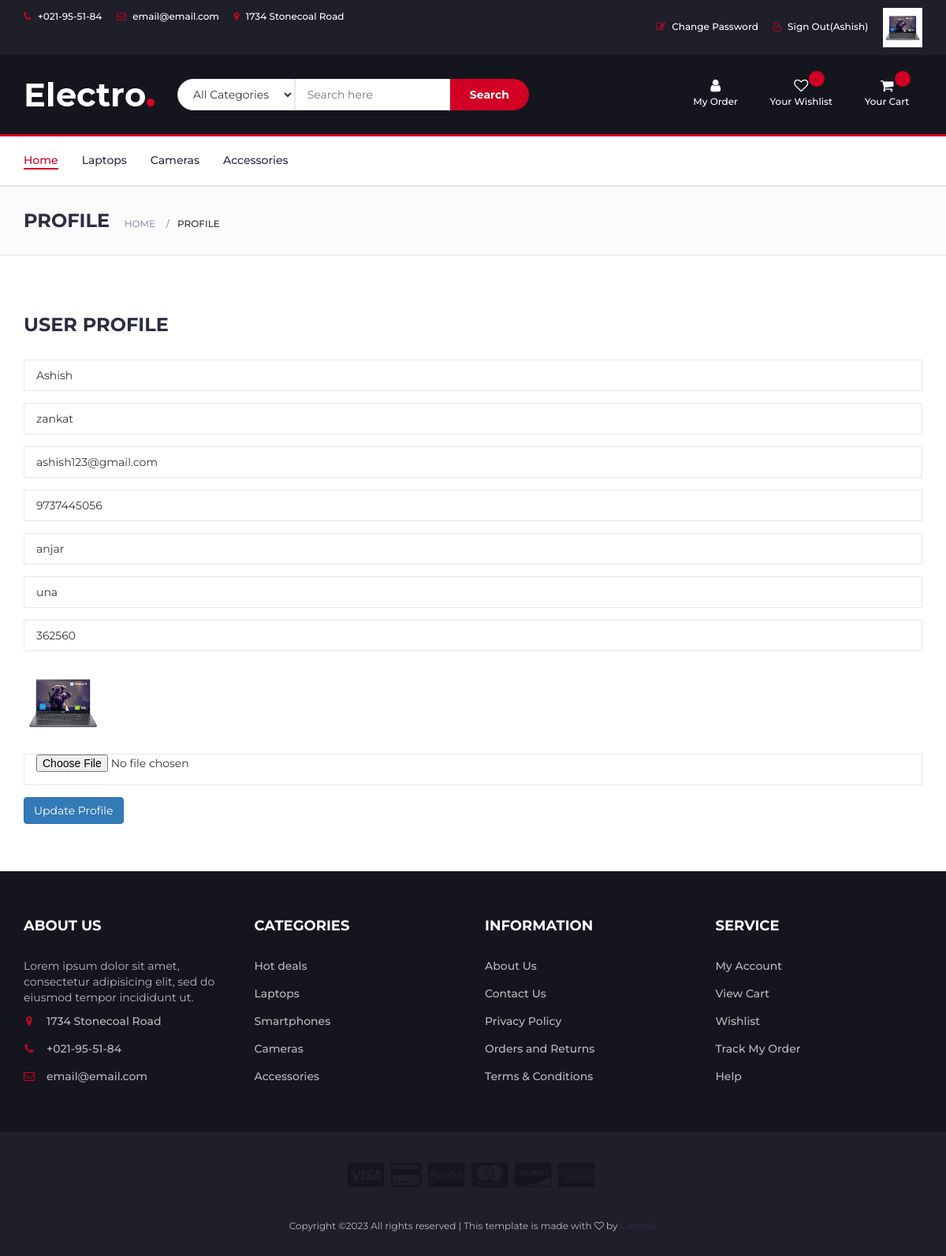
The page /profile/ (signed in) on the database its author committed.
### myapp/models.py (models this page shows, shortened)
class User(models.Model):
	fname=models.CharField(max_length=100)
	lname=models.CharField(max_length=100)
	email=models.EmailField()
	mobile=models.PositiveIntegerField()
	address=models.TextField()
	city=models.CharField(max_length=100)
	zipcode=models.PositiveIntegerField()
	password=models.CharField(max_length=100)
	profile_pic=models.ImageField(upload_to="profile_pic",default="")
	usertype=models.CharField(max_length=100,default="buyer")

### myapp/views.py (the view)
# urls.py: path('profile/',views.profile,name='profile'),
def profile(request):
	user=User.objects.get(email=request.session['email'])
	if request.method=="POST":
		user.fname=request.POST['fname']
		user.lname=request.POST['lname']
		user.mobile=request.POST['mobile']
		user.address=request.POST['address']
		user.city=request.POST['city']
		user.zipcode=request.POST['zipcode']
		try:
			user.profile_pic=request.FILES['profile_pic']
		except:
			pass
		user.save()
		request.session['profile_pic']=user.profile_pic.url
		msg="Profile Update Successfully"
		if user.usertype=='buyer':
			carts=Cart.objects.filter(user=user,payment_status=False)
			return render(request,'profile.html',{'user':user,'msg':msg,'carts':carts})
		else:
			return render(request,'seller-profile.html',{'user':user,'msg':msg,})
	else:
		if user.usertype=="buyer":
			carts=Cart.objects.filter(user=user,payment_status=False)
			return render(request,'profile.html',{'user':user,'carts':carts})
		else:
			return render(request,'seller-profile.html',{'user':user})

### myapp/templates/profile.html (shortened to what this page needs)
{% extends 'header.html' %}
{% load static %}
{% block content %}
<!DOCTYPE html>
<html lang="en">
	<head>
    </head>
	<body>
		<div id="breadcrumb" class="section">
			<div class="container">
				<div class="row">
					<div class="col-md-12">
						<h3 class="breadcrumb-header">Profile</h3>
						<ul class="breadcrumb-tree">
							<li><a href="#">Home</a></li>
							<li class="active">Profile</li>
						</ul>
					</div>
				</div>
			</div>
		</div>
		<div class="section">
			<div class="container">
				<div class="row">
					<div class="col-md-12">
						<div class="billing-details">
							<div class="section-title">
								<h3 class="title">User Profile</h3>
							</div>
							<form name="signup" method="post" action="{% url 'profile' %}" enctype="multipart/form-data">
							<div class="form-group">
								<input class="input" type="text" name="fname" value="{{user.fname}}">
							</div>
							<div class="form-group">
								<input class="input" type="text"  value="{{user.lname}}" name="lname">
							</div>
							<div class="form-group">
								<input class="input" type="email" readonly value="{{user.email}}" name="email">
							</div>
							<div class="form-group">
								<input class="input" type="text" name="mobile"  value="{{user.mobile}}">
							</div>
							<div class="form-group">
								<input class="input" type="text" name="address"  value="{{user.address}}">
							</div>
							<div class="form-group">
								<input class="input" type="text" name="city" value="{{user.city}}">
							</div>
							<div class="form-group">
								<input class="input" type="text" name="zipcode" value="{{user.zipcode}}">
							</div>
							<div class="form-group">
								<img src="{{user.profile_pic.url}}" width="100px" height="100px">
							</div>
							<div class="form-group">
								<input class="input" type="file" name="profile_pic">
							</div>
							<div class="form-group">
								<input class="btn btn-primary" type="submit" value="Update Profile">
							</div>
							</form>
						</div>
					</div>
				</div>
			</div>
		</div>
	</body>
</html>
{% endblock %}

### myapp/templates/header.html (shortened to what this page needs)
{% load static %}
<!DOCTYPE html>
<html lang="en">
	<head>
		<link type="text/css" rel="stylesheet" href="{% static 'css/bootstrap.min.css' %}"/>
		<link type="text/css" rel="stylesheet" href="{% static 'css/slick.css' %}"/>
		<link type="text/css" rel="stylesheet" href="{% static 'css/slick-theme.css' %}"/>
		<link type="text/css" rel="stylesheet" href="{% static 'css/nouislider.min.css' %}"/>
		<link rel="stylesheet" href="{% static 'css/font-awesome.min.css' %}">
		<link type="text/css" rel="stylesheet" href="{% static 'css/style.css' %}"/>
    </head>
	<body>
		<header>
			<div id="top-header">
				<div class="container">
					<ul class="header-links pull-left">
						<li><a href="#"><i class="fa fa-phone"></i> +021-95-51-84</a></li>
						<li><a href="#"><i class="fa fa-envelope-o"></i> email@email.com</a></li>
						<li><a href="#"><i class="fa fa-map-marker"></i> 1734 Stonecoal Road</a></li>
					</ul>
					<ul class="header-links pull-right">
						{% if request.session.email %}
							<li><a href="{% url 'change-password' %}"><i class="fa fa-edit"></i> Change Password</a></li>
							<li><a href="{% url 'signout' %}"><i class="fa fa-user-o"></i> Sign Out({{request.session.fname}})</a></li>
							<li><a href="{% url 'profile' %}"><img src="{{request.session.profile_pic}}" width="50px" height="50px"></a></li>
						{% else %}
							<li><a href="{% url 'signup' %}"><i class="fa fa-user-o"></i> Sign Up</a></li>
							<li><a href="{% url 'signin' %}"><i class="fa fa-user-o"></i> Sign In</a></li>
						{% endif %}
					</ul>
				</div>
			</div>
			<div id="header">
				<div class="container">
					<div class="row">
						<div class="col-md-2">
							<div class="header-logo">
								<a href="/" class="logo">
									<img src="{% static './img/logo.png' %}" alt="">
								</a>
							</div>
						</div>
						<div class="col-md-5">
							<div class="header-search">
								<form>
									<select class="input-select">
										<option value="0">All Categories</option>
									</select>
									<input class="input" placeholder="Search here">
									<button class="search-btn">Search</button>
								</form>
							</div>
						</div>
						{% if request.session.email %}
						<div class="col-md-5 clearfix">
							<div class="header-ctn">
								<div>
									<a href="{% url 'myorder' %}">
										<i class="fa fa-user"></i>
										<span>My Order</span>
									</a>
								</div>
								<div>
									<a href="{% url 'wishlist' %}">
										<i class="fa fa-heart-o"></i>
										<span>Your Wishlist</span>
										<div class="qty">{{request.session.wishlist_count}}</div>
									</a>
								</div>
								<div class="dropdown">
									<a class="dropdown-toggle" data-toggle="dropdown" aria-expanded="true" href="{% url 'cart' %}">
										<i class="fa fa-shopping-cart"></i>
										<span>Your Cart</span>
										<div class="qty">{{request.session.cart_count}}</div>
									</a>
								</div>
							</div>
						</div>
								{% endif %}
					</div>
				</div>
			</div>
		</header>
		<nav id="navigation">
			<div class="container">
				<div id="responsive-nav">
					<ul class="main-nav nav navbar-nav">
						<li class="active"><a href="/">Home</a></li>
						<li><a href="{% url 'laptops' %}">Laptops</a></li>
						<li><a href="{% url 'camera' %}">Cameras</a></li>
						<li><a href="{% url 'Accessories' %}">Accessories</a></li>
					</ul>
				</div>
			</div>
		</nav>
        {% block content %}
		{% endblock %}
		<footer id="footer">
			<div class="section">
				<div class="container">
					<div class="row">
						<div class="col-md-3 col-xs-6">
							<div class="footer">
								<h3 class="footer-title">About Us</h3>
								<p>Lorem ipsum dolor sit amet, consectetur adipisicing elit, sed do eiusmod tempor incididunt ut.</p>
								<ul class="footer-links">
									<li><a href="#"><i class="fa fa-map-marker"></i>1734 Stonecoal Road</a></li>
									<li><a href="#"><i class="fa fa-phone"></i>+021-95-51-84</a></li>
									<li><a href="#"><i class="fa fa-envelope-o"></i>email@email.com</a></li>
								</ul>
							</div>
						</div>
						<div class="col-md-3 col-xs-6">
							<div class="footer">
								<h3 class="footer-title">Categories</h3>
								<ul class="footer-links">
									<li><a href="#">Hot deals</a></li>
									<li><a href="#">Laptops</a></li>
									<li><a href="#">Smartphones</a></li>
									<li><a href="#">Cameras</a></li>
									<li><a href="#">Accessories</a></li>
								</ul>
							</div>
						</div>
						<div class="col-md-3 col-xs-6">
							<div class="footer">
								<h3 class="footer-title">Information</h3>
								<ul class="footer-links">
									<li><a href="#">About Us</a></li>
									<li><a href="#">Contact Us</a></li>
									<li><a href="#">Privacy Policy</a></li>
									<li><a href="#">Orders and Returns</a></li>
									<li><a href="#">Terms & Conditions</a></li>
								</ul>
							</div>
						</div>
						<div class="col-md-3 col-xs-6">
							<div class="footer">
								<h3 class="footer-title">Service</h3>
								<ul class="footer-links">
									<li><a href="#">My Account</a></li>
									<li><a href="#">View Cart</a></li>
									<li><a href="#">Wishlist</a></li>
									<li><a href="#">Track My Order</a></li>
									<li><a href="#">Help</a></li>
								</ul>
							</div>
						</div>
					</div>
				</div>
			</div>
			<div id="bottom-footer" class="section">
				<div class="container">
					<div class="row">
						<div class="col-md-12 text-center">
							<ul class="footer-payments">
								<li><a href="#"><i class="fa fa-cc-visa"></i></a></li>
								<li><a href="#"><i class="fa fa-credit-card"></i></a></li>
								<li><a href="#"><i class="fa fa-cc-paypal"></i></a></li>
								<li><a href="#"><i class="fa fa-cc-mastercard"></i></a></li>
								<li><a href="#"><i class="fa fa-cc-discover"></i></a></li>
								<li><a href="#"><i class="fa fa-cc-amex"></i></a></li>
							</ul>
							<span class="copyright">
								Copyright &copy;<script>document.write(new Date().getFullYear());</script> All rights reserved | This template is made with <i class="fa fa-heart-o" aria-hidden="true"></i> by <a href="https://colorlib.com" target="_blank">Colorlib</a>
							</span>
						</div>
					</div>
				</div>
			</div>
		</footer>
	</body>
</html>

### myapp/static/css/style.css (style rules this page uses)
body { font-family: 'Montserrat', sans-serif; font-weight: 400; color: #333; }
h1, h2, h3, h4, h5, h6 { color: #2B2D42; font-weight: 700; margin: 0 0 10px; }
a { color: #2B2D42; font-weight: 500; -webkit-transition: 0.2s color; transition: 0.2s color; }
ul, ol { margin: 0; padding: 0; list-style: none }
.input { height: 40px; padding: 0px 15px; border: 1px solid #E4E7ED; background-color: #FFF; width: 100%; }
.input-select { padding: 0px 15px; background: #FFF; border: 1px solid #E4E7ED; height: 40px; }
.section { padding-top: 30px; padding-bottom: 30px; }
.section-title { position: relative; margin-bottom: 30px; margin-top: 15px; }
.section-title .title { display: inline-block; text-transform: uppercase; margin: 0px; }
#breadcrumb { padding: 30px 0px; background: #FBFBFC; border-bottom: 1px solid #E4E7ED; margin-bottom: 30px; }
#breadcrumb .breadcrumb-header { display: inline-block; margin-top: 0px; margin-bottom: 0px; margin-right: 15px; text-transform: uppercase; }
#breadcrumb .breadcrumb-tree { display: inline-block; }
#breadcrumb .breadcrumb-tree li { display: inline-block; font-size: 12px; font-weight: 500; text-transform: uppercase; }
#breadcrumb .breadcrumb-tree li+li { margin-left: 10px; }
#breadcrumb .breadcrumb-tree li+li:before { content: '/'; display: inline-block; color: #8D99AE; margin-right: 10px; }
#breadcrumb .breadcrumb-tree li a { color: #8D99AE; }
#top-header { padding-top: 10px; padding-bottom: 10px; background-color: #1E1F29; }
.header-links li { display: inline-block; margin-right: 15px; font-size: 12px; }
.header-links li:last-child { margin-right: 0px; }
.header-links li a { color: #FFF; }
.header-links li i { color: #D10024; margin-right: 5px; }
#header { padding-top: 15px; padding-bottom: 15px; background-color: #15161D; }
.header-logo { float: left; }
.header-logo .logo img { display: block; }
.header-search { padding: 15px 0px; }
.header-search form { position: relative; }
.header-search form .input-select { margin-right: -4px; border-radius: 40px 0px 0px 40px; }
.header-search form .input { width: calc(100% - 260px); margin-right: -4px; }
.header-search form .search-btn { height: 40px; width: 100px; background: #D10024; color: #FFF; font-weight: 700; border: none; border-radius: 0px 40px 40px 0px; }
.header-ctn { float: right; padding: 15px 0px; }
.header-ctn>div { display: inline-block; }
.header-ctn>div+div { margin-left: 15px; }
.header-ctn>div>a { display: block; position: relative; width: 90px; text-align: center; color: #FFF; }
.header-ctn>div>a>i { display: block; font-size: 18px; }
.header-ctn>div>a>span { font-size: 12px; }
.header-ctn>div>a>.qty { position: absolute; right: 15px; top: -10px; width: 20px; height: 20px; line-height: 20px; text-align: center; border-radius: 50%; font-size: 10px; color: #FFF; background-color: #D10024; }
#navigation { background: #FFF; border-bottom: 2px solid #E4E7ED; border-top: 3px solid #D10024; }
.main-nav>li+li { margin-left: 30px }
.main-nav>li>a { padding: 20px 0px; }
.main-nav>li>a:hover, .main-nav>li>a:focus, .main-nav>li.active>a { color: #D10024; background-color: transparent; }
.main-nav>li>a:after { content: ""; display: block; width: 0%; height: 2px; background-color: #D10024; -webkit-transition: 0.2s all; transition: 0.2s all; }
.main-nav>li>a:hover:after, .main-nav>li>a:focus:after, .main-nav>li.active>a:after { width: 100%; }
.billing-details { margin-bottom: 30px; }
#footer { background: #15161D; color: #B9BABC; }
#bottom-footer { background: #1E1F29; }
.footer { margin: 30px 0px; }
.footer .footer-title { color: #FFF; text-transform: uppercase; font-size: 18px; margin: 0px 0px 30px; }
.footer-links li+li { margin-top: 15px; }
.footer-links li a { color: #B9BABC; }
.footer-links li i { margin-right: 15px; color: #D10024; width: 14px; text-align: center; }
.copyright { margin-top: 30px; display: block; font-size: 12px; }
.footer-payments li { display: inline-block; margin-right: 5px; }
.footer-payments li a { color: #15161D; font-size: 36px; display: block; }

### rows shown on the page
User: session.fname "Ashish", fname "Ashish", lname "zankat", email "ashish123@gmail.com", mobile "9737445056", address "anjar", city "una", zipcode "362560", profile_pic (picture)
